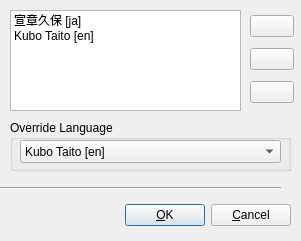
<ui version="4.0" >
 <author></author>
 <comment></comment>
 <exportmacro></exportmacro>
 <class>Form</class>
 <widget class="QWidget" name="Form" >
  <property name="geometry" >
   <rect>
    <x>0</x>
    <y>0</y>
    <width>301</width>
    <height>241</height>
   </rect>
  </property>
  <property name="windowTitle" >
   <string>Mangaka</string>
  </property>
  <widget class="Line" name="line" >
   <property name="geometry" >
    <rect>
     <x>0</x>
     <y>180</y>
     <width>281</width>
     <height>16</height>
    </rect>
   </property>
   <property name="orientation" >
    <enum>Qt::Horizontal</enum>
   </property>
  </widget>
  <widget class="QWidget" name="horizontalLayout" >
   <property name="geometry" >
    <rect>
     <x>10</x>
     <y>200</y>
     <width>281</width>
     <height>31</height>
    </rect>
   </property>
   <layout class="QHBoxLayout" >
    <property name="margin" >
     <number>0</number>
    </property>
    <property name="spacing" >
     <number>6</number>
    </property>
    <item>
     <spacer>
      <property name="orientation" >
       <enum>Qt::Horizontal</enum>
      </property>
      <property name="sizeHint" >
       <size>
        <width>40</width>
        <height>20</height>
       </size>
      </property>
     </spacer>
    </item>
    <item>
     <widget class="QPushButton" name="pushButton" >
      <property name="text" >
       <string>&amp;OK</string>
      </property>
      <property name="default" >
       <bool>true</bool>
      </property>
     </widget>
    </item>
    <item>
     <widget class="QPushButton" name="pushButton_2" >
      <property name="text" >
       <string>&amp;Cancel</string>
      </property>
     </widget>
    </item>
   </layout>
  </widget>
  <widget class="QWidget" name="verticalLayout_2" >
   <property name="geometry" >
    <rect>
     <x>250</x>
     <y>10</y>
     <width>44</width>
     <height>101</height>
    </rect>
   </property>
   <layout class="QVBoxLayout" >
    <property name="margin" >
     <number>0</number>
    </property>
    <property name="spacing" >
     <number>6</number>
    </property>
    <item>
     <widget class="QPushButton" name="pushButton_6" >
      <property name="icon" >
       <iconset resource="../res/resources.qrc" >:/new.png</iconset>
      </property>
     </widget>
    </item>
    <item>
     <widget class="QPushButton" name="pushButton_7" >
      <property name="icon" >
       <iconset resource="../res/resources.qrc" >:/edit.png</iconset>
      </property>
     </widget>
    </item>
    <item>
     <widget class="QPushButton" name="pushButton_8" >
      <property name="icon" >
       <iconset resource="../res/resources.qrc" >:/delete.png</iconset>
      </property>
     </widget>
    </item>
   </layout>
  </widget>
  <widget class="QListWidget" name="listWidget_2" >
   <property name="geometry" >
    <rect>
     <x>10</x>
     <y>10</y>
     <width>231</width>
     <height>101</height>
    </rect>
   </property>
   <item>
    <property name="text" >
     <string>宣章久保 [ja]</string>
    </property>
   </item>
   <item>
    <property name="text" >
     <string>Kubo Taito [en]</string>
    </property>
   </item>
  </widget>
  <widget class="QGroupBox" name="groupBox" >
   <property name="geometry" >
    <rect>
     <x>10</x>
     <y>120</y>
     <width>281</width>
     <height>51</height>
    </rect>
   </property>
   <property name="title" >
    <string>Override Language</string>
   </property>
   <widget class="QComboBox" name="comboBox" >
    <property name="geometry" >
     <rect>
      <x>10</x>
      <y>20</y>
      <width>261</width>
      <height>23</height>
     </rect>
    </property>
    <property name="currentIndex" >
     <number>2</number>
    </property>
    <item>
     <property name="text" >
      <string>(Use Default)</string>
     </property>
    </item>
    <item>
     <property name="text" >
      <string>宣章久保 [ja]</string>
     </property>
    </item>
    <item>
     <property name="text" >
      <string>Kubo Taito [en]</string>
     </property>
    </item>
   </widget>
  </widget>
 </widget>
 <pixmapfunction></pixmapfunction>
 <resources>
  <include location="../res/resources.qrc" />
 </resources>
 <connections/>
</ui>
